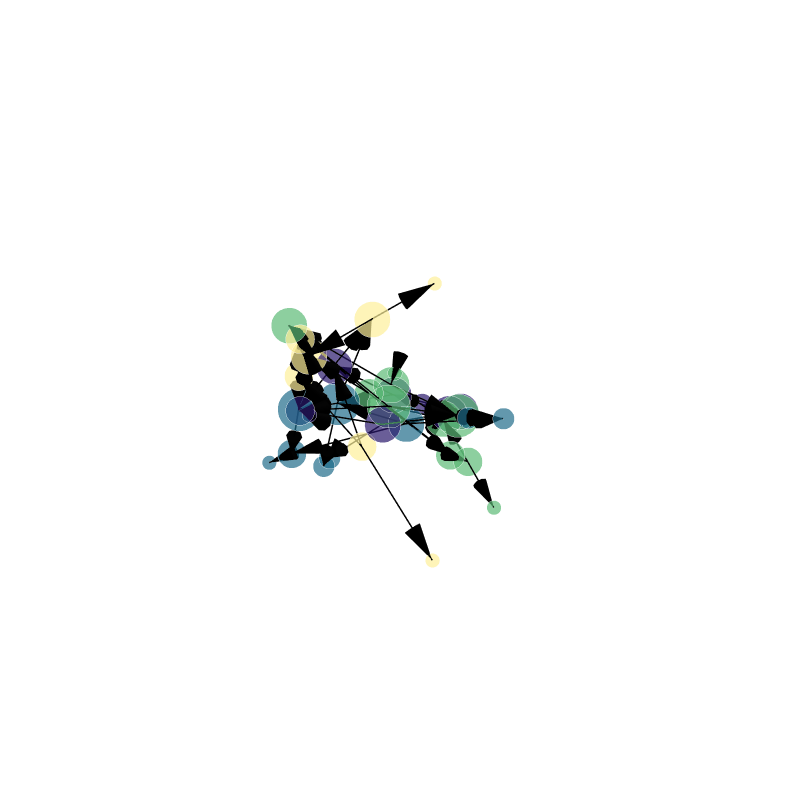

The cell this chart's notebook holds for it:
### Code cell
drawNetwork3D(nodes,edges)
